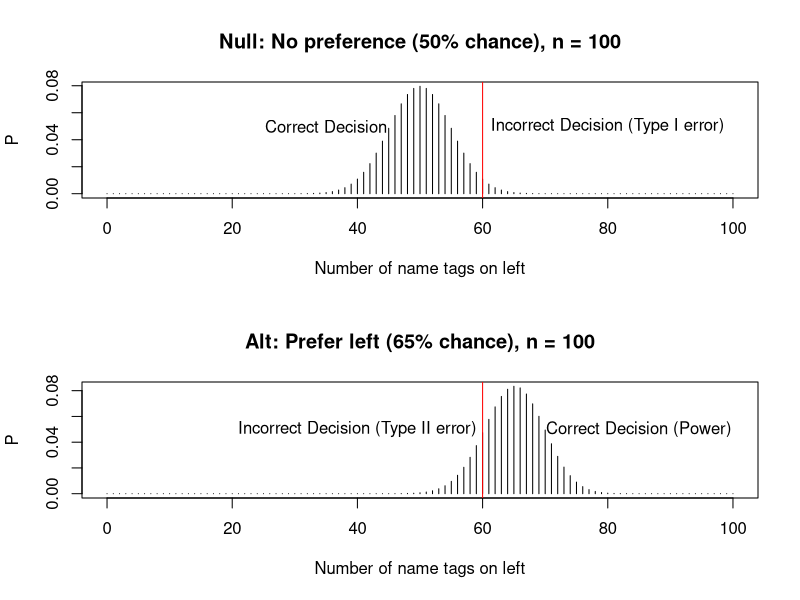

Recreate this plot in R.
## ---- chunk 1
pbinom(q = 14, size = 20, prob = 0.6, lower.tail = F)
## ---- chunk 2
pbinom(q = 59, size = 100, prob = 0.6, lower.tail = F)
## ---- chunk 3
pbinom(q = 59, size = 100, prob = 0.65, lower.tail = F)
## ---- chunk 4
pbinom(q = 59, size = 100, prob = 0.5, lower.tail = F)
## ---- chunk 5
pbinom(q = 59, size = 100, prob = 0.65)
## ---- chunk 6
n <- c(70, 80, 90, 100)
pbinom(q = 0.60*n, size = n, prob = 0.65, lower.tail = F) 
## ---- chunk 7
pbinom(q = 47, size = 80, prob = 0.5, lower.tail = F)
## ---- chunk 8
p1 <- dbinom(x = 0:100, size = 100, prob = 0.65)
p2 <- dbinom(x = 0:100, size = 100, prob = 0.5)
op <- par(mfrow=c(2,1))
plot(0:100,p2, type="h", main="Null: No preference (50% chance), n = 100", ylab="P", xlab="Number of name tags on left")
abline(v = 60, col="red")
text(80,0.05, "Incorrect Decision (Type I error)")
text(35,0.05, "Correct Decision")
plot(0:100,p1, type="h", main="Alt: Prefer left (65% chance), n = 100", ylab="P", xlab="Number of name tags on left")
abline(v = 60, col="red")
text(85,0.05, "Correct Decision (Power)")
text(40,0.05, "Incorrect Decision (Type II error)")
par(op)
